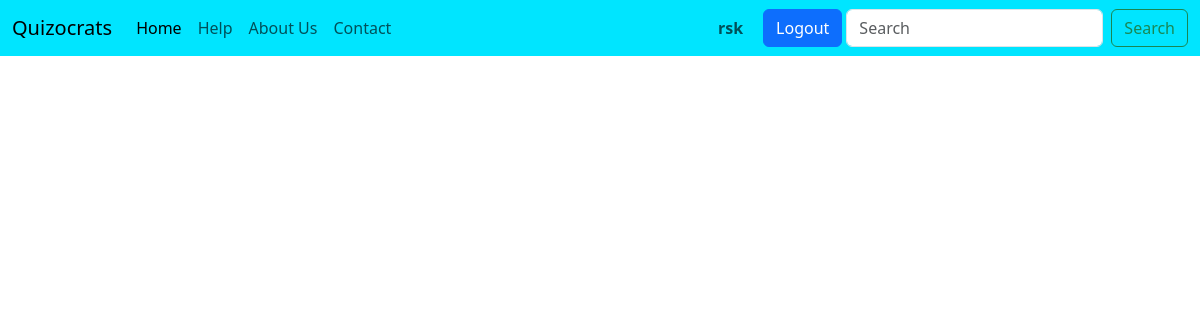
The app's page /progress (signed in), older data.
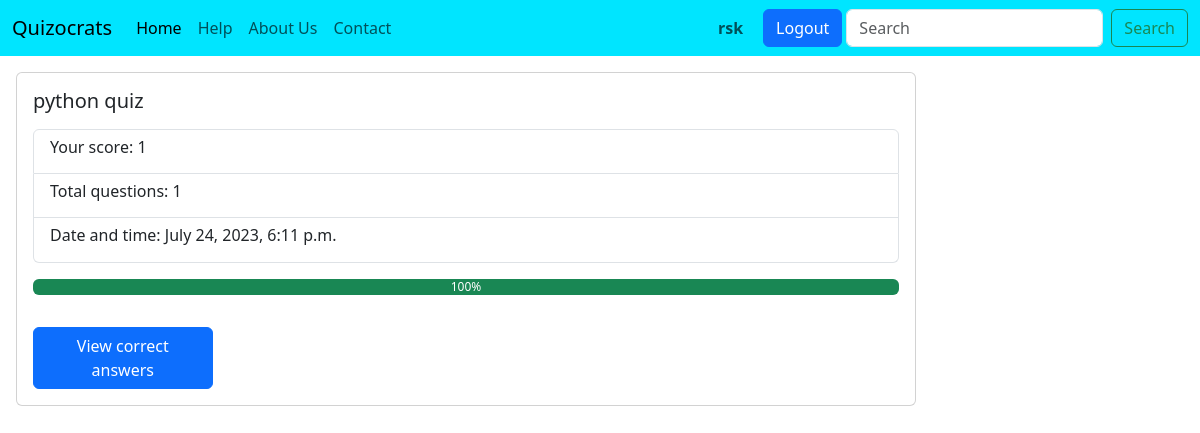
The same page, newer data.
### quizocrats/models.py (models this page shows)
class result(models.Model):
    quiz=models.ForeignKey(quizzes,on_delete=models.CASCADE)
    user=models.ForeignKey(User,on_delete=models.CASCADE)
    score=models.IntegerField()
    percent=models.IntegerField()
    date=models.DateTimeField()

class quizzes(models.Model):
    quiz_name=models.CharField(max_length=50)
    topics=models.TextField()
    questions=models.IntegerField()
    time=models.IntegerField()

### quizocrats/views.py (the view)
# urls.py: path('progress',views.progress,name='progress'),
def progress(request):
  user=request.user
  results=result.objects.filter(user=user).order_by('-date')
  context={
    'prog': results
  }
  return render(request,'progress.html',context)

### quizocrats/templates/progress.html (shortened to what this page needs)
<!doctype html>
<html lang="en">
  <head>
    <link href="https://cdn.jsdelivr.net/npm/bootstrap@5.3.0/dist/css/bootstrap.min.css" rel="stylesheet">
  </head>
  <body>
    {% include 'base2.html' %}
    {% for x in prog %}
    <div class="card w-75 m-3">
        <div class="card-body">
          <h5 class="card-title">{{x.quiz.quiz_name}}</h5>
          <p class="card-text">
            <ul class="list-group">
                <li class="list-group-item"><h6>Your score: {{x.score}}</h6></li>
                <li class="list-group-item"><h6>Total questions: {{x.quiz.questions}}</h6></li>
                <li class="list-group-item"><h6>Date and time: {{x.date}}</h6></li>
            </ul>
          </p>
          {% if x.percent <= 30 %}
          <div class="progress" role="progressbar" aria-label="Success example" aria-valuenow="{{x.percent}}" aria-valuemin="0" aria-valuemax="100">
              <div class="progress-bar bg-danger" style="width: {{x.percent}}%">{{x.percent}}%</div>
            </div>
          {% elif x.percent <= 60 %}
          <div class="progress" role="progressbar" aria-label="Warning example" aria-valuenow="{{x.percent}}" aria-valuemin="0" aria-valuemax="100">
            <div class="progress-bar bg-warning" style="width: {{x.percent}}%">{{x.percent}}%</div>
        </div>
        {%else%}
        <div class="progress" role="progressbar" aria-label="Danger example" aria-valuenow="{{x.percent}}" aria-valuemin="0" aria-valuemax="100">
            <div class="progress-bar bg-success" style="width: {{x.percent}}%">{{x.percent}}%</div>
        </div>
        {% endif %}
    </div>
    <a href="answers/{{x.quiz.quiz_name}}" class="btn btn-primary m-3" style="width: 20%;">View correct answers</a>
    </div>
    {% endfor %}
  </body>
</html>

Row changes from the older to the newer data that the page shows:
added result: quiz.quiz_name "python quiz", score "1", quiz.questions "1", date "July 24, 2023, 6:11 p.m.", percent "100"
